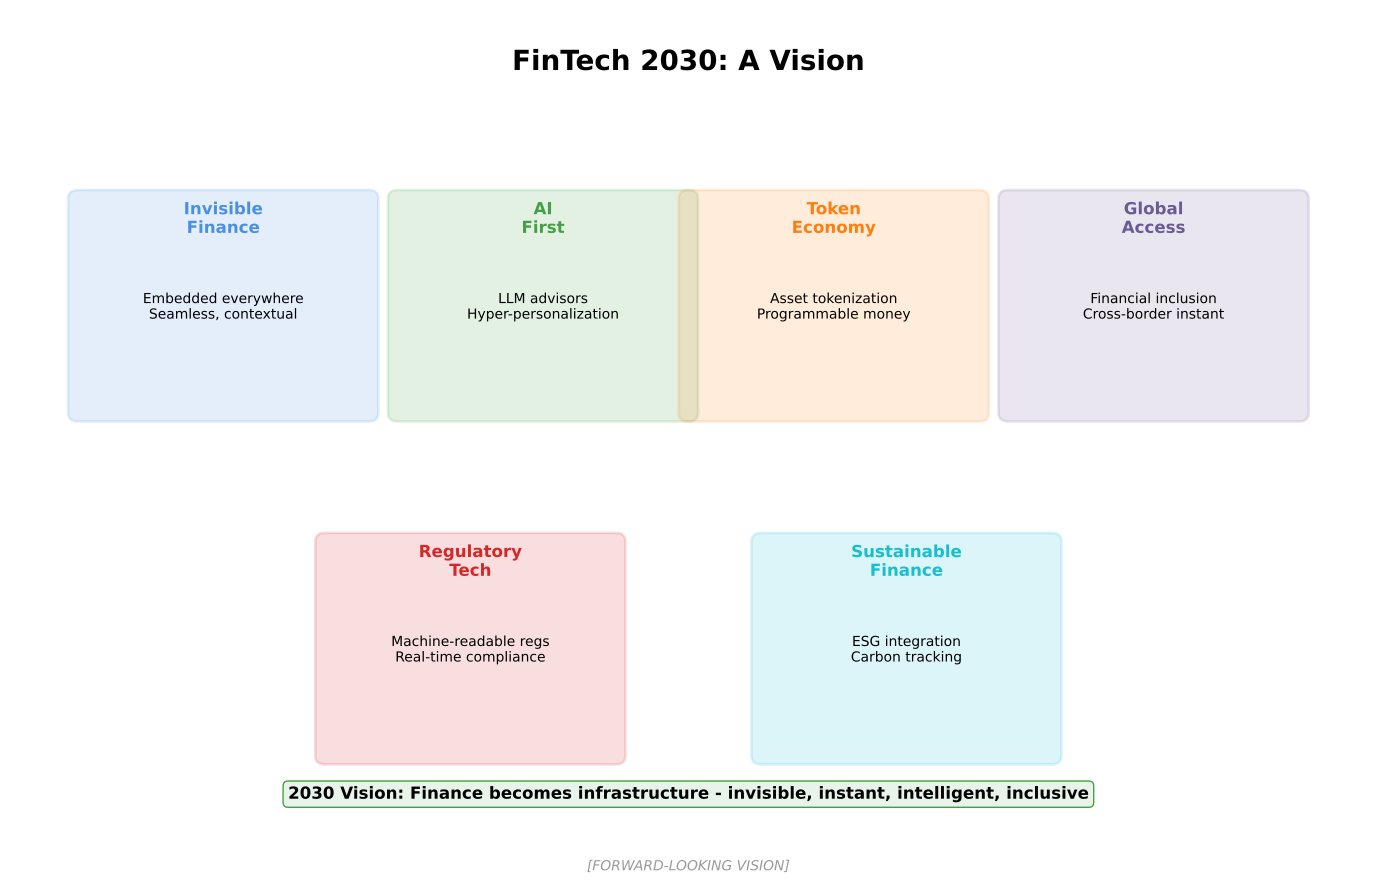

The Python source for this figure:
"""
FinTech 2030 Vision
Shows future vision for FinTech in 2030

Output: fintech_2030_vision.pdf
Module: module_01_fintech
Lesson: 12 - FinTech Trends
"""

from pathlib import Path
import matplotlib.pyplot as plt
import matplotlib.patches as mpatches
import numpy as np

CHART_METADATA = {
    'title': 'FinTech 2030 Vision',
    'module': 'module_01_fintech',
    'lesson': 12,
    'url': 'https://github.com/Digital-AI-Finance/digital-finance/tree/main/module_01_fintech/figures/fintech_2030_vision'
}

plt.rcParams.update({
    'font.size': 14,
    'axes.labelsize': 14,
})

def create_chart():
    """Create FinTech 2030 vision diagram"""
    fig, ax = plt.subplots(figsize=(14, 9))
    ax.set_xlim(0, 14)
    ax.set_ylim(0, 10)
    ax.axis('off')

    # Title
    ax.text(7, 9.3, 'FinTech 2030: A Vision', fontsize=20, fontweight='bold', ha='center')

    # Future themes
    themes = [
        {
            'name': 'Invisible\nFinance',
            'x': 2.2, 'y': 6.5,
            'color': '#4A90E2',
            'desc': 'Embedded everywhere\nSeamless, contextual'
        },
        {
            'name': 'AI\nFirst',
            'x': 5.5, 'y': 6.5,
            'color': '#44A044',
            'desc': 'LLM advisors\nHyper-personalization'
        },
        {
            'name': 'Token\nEconomy',
            'x': 8.5, 'y': 6.5,
            'color': '#FF7F0E',
            'desc': 'Asset tokenization\nProgrammable money'
        },
        {
            'name': 'Global\nAccess',
            'x': 11.8, 'y': 6.5,
            'color': '#6B5B95',
            'desc': 'Financial inclusion\nCross-border instant'
        },
        {
            'name': 'Regulatory\nTech',
            'x': 4.75, 'y': 2.5,
            'color': '#D62728',
            'desc': 'Machine-readable regs\nReal-time compliance'
        },
        {
            'name': 'Sustainable\nFinance',
            'x': 9.25, 'y': 2.5,
            'color': '#17BECF',
            'desc': 'ESG integration\nCarbon tracking'
        },
    ]

    for theme in themes:
        box = mpatches.FancyBboxPatch((theme['x']-1.5, theme['y']-1.2), 3, 2.5,
                                       boxstyle='round,pad=0.1',
                                       facecolor=theme['color'], alpha=0.15,
                                       edgecolor=theme['color'], lw=2)
        ax.add_patch(box)
        ax.text(theme['x'], theme['y']+0.9, theme['name'], ha='center',
               fontsize=12, fontweight='bold', color=theme['color'])
        ax.text(theme['x'], theme['y']-0.1, theme['desc'], ha='center', fontsize=10)

    # Vision statement
    vision = "2030 Vision: Finance becomes infrastructure - invisible, instant, intelligent, inclusive"
    ax.text(7, 0.8, vision, ha='center', fontsize=12, fontweight='bold',
           bbox=dict(boxstyle='round', facecolor='#E8F4EA', edgecolor='#44A044'))

    # Source
    fig.text(0.5, 0.02, '[FORWARD-LOOKING VISION]',
            fontsize=10, ha='center', style='italic', color='#999999')

    plt.tight_layout()

    output_path = Path(__file__).parent / 'fintech_2030_vision.pdf'
    plt.savefig(output_path, format='pdf', dpi=300, bbox_inches='tight')
    plt.close()
    print(f"Chart saved to: {output_path}")
    return output_path

if __name__ == '__main__':
    create_chart()
